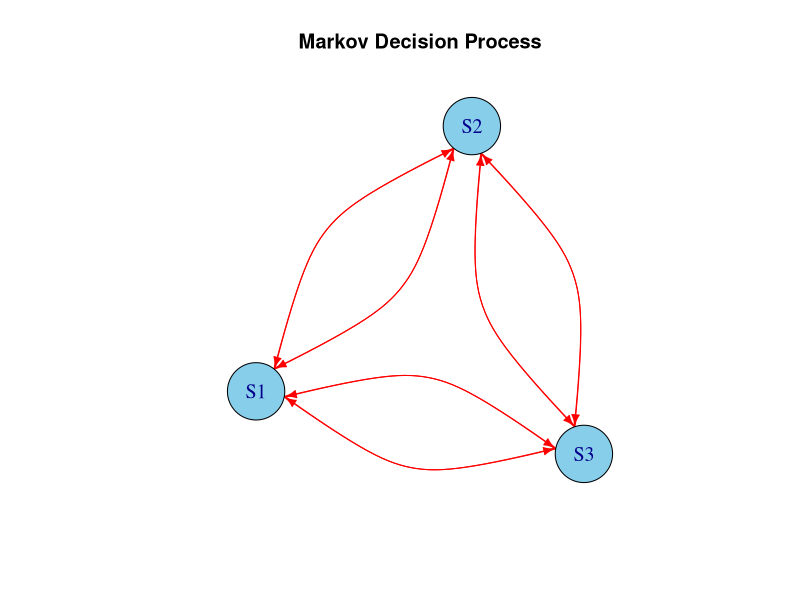
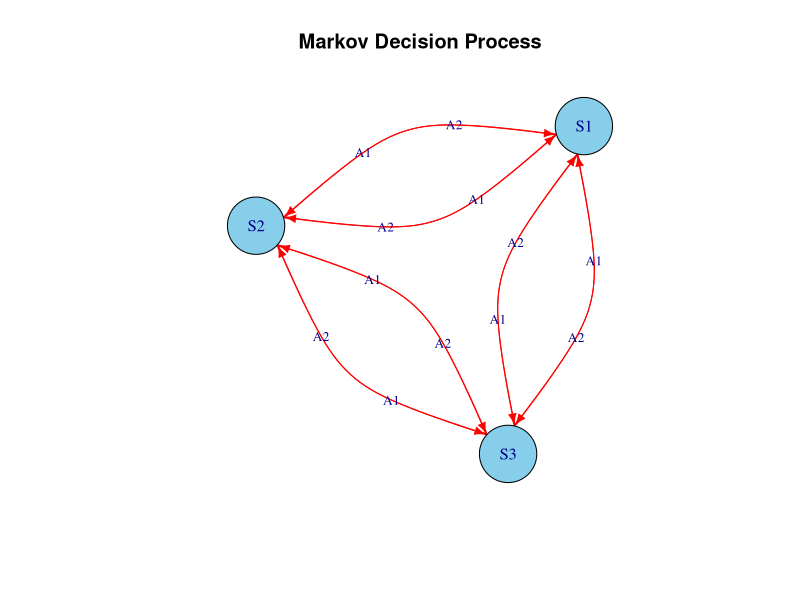
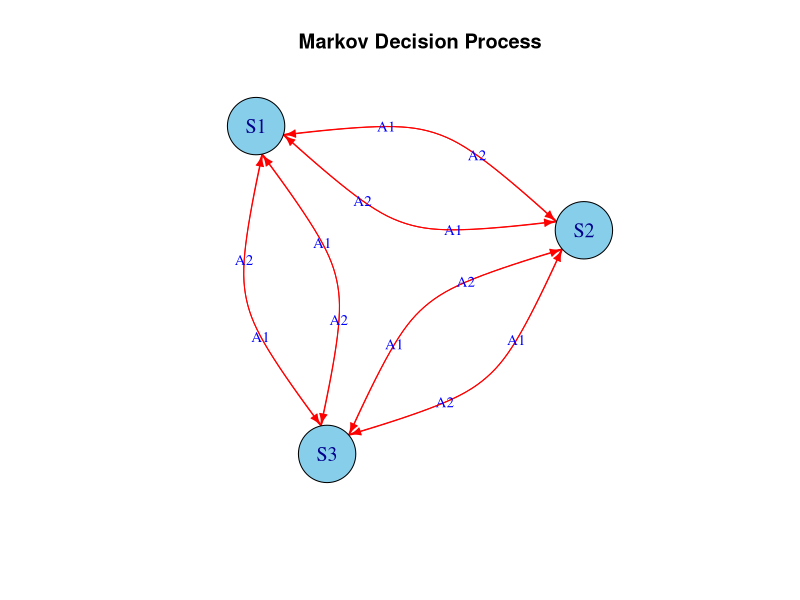
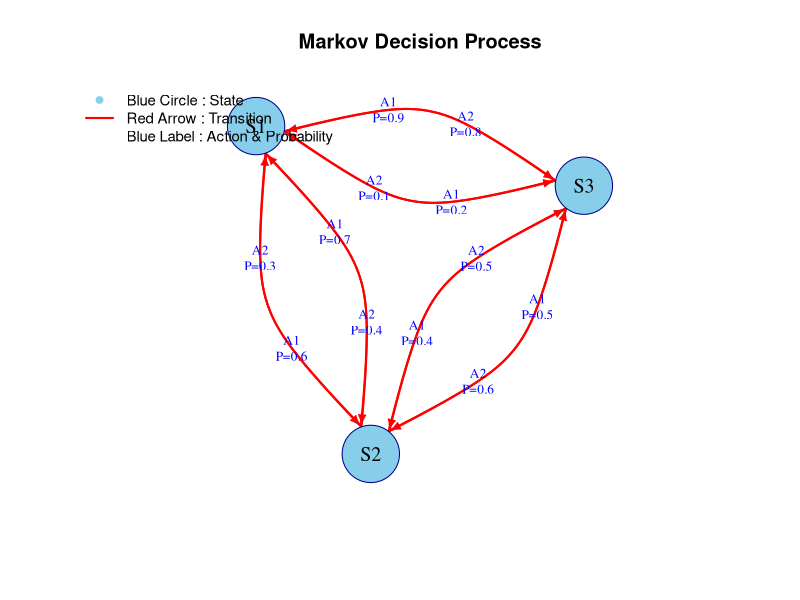
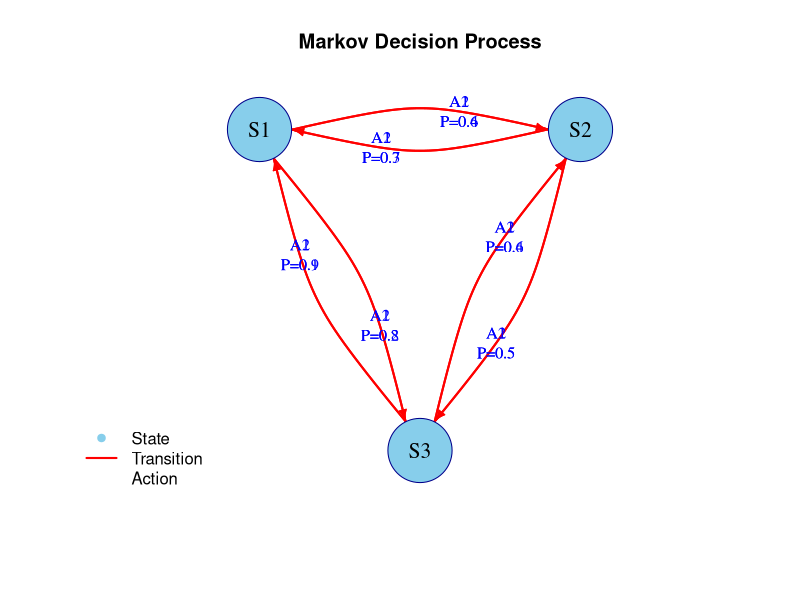

Source code (R) for these figures, in order:
install.packages("igraph")
library(igraph)
ls()
transition <- data.frame(
  CurrentState=c("S1","S1","S1","S1",
                 "S2","S2","S2","S2",
                 "S3","S3","S3","S3"),
  Action=c("A1","A2","A1","A2",
           "A1","A2","A1","A2",
           "A1","A2","A1","A2"),
  NextState=c("S2","S2","S3","S3",
              "S1","S1","S3","S3",
              "S1","S1","S2","S2"),
  Probability=c(0.6,0.4,0.2,0.8,
                0.7,0.3,0.5,0.5,
                0.9,0.1,0.4,0.6)
)
library(igraph)
g <- graph_from_data_frame(
  transition[, c("CurrentState", "NextState")],
  directed = TRUE
)
plot(
  g,
  vertex.color = "skyblue",
  vertex.size = 35,
  vertex.label.cex = 1.2,
  edge.color = "red",
  edge.arrow.size = 0.6,
  main = "Markov Decision Process"
)
ls()
library(igraph)

edges <- data.frame(
  from = transition$CurrentState,
  to = transition$NextState,
  label = transition$Action
)

g <- graph_from_data_frame(edges, directed = TRUE)

plot(
  g,
  edge.label = E(g)$label,
  edge.label.cex = 0.8,
  vertex.color = "skyblue",
  vertex.size = 35,
  edge.color = "red",
  edge.arrow.size = 0.6,
  main = "Markov Decision Process"
)
##################################################
# MARKOV DECISION PROCESS (MDP)
##################################################

#############################
# MODULE 1
#############################

states <- c("S1","S2","S3")
actions <- c("A1","A2")

cat("Number of States:",length(states),"\n")
cat("Number of Actions:",length(actions),"\n")

cat("\nStates\n")
print(states)

cat("\nActions\n")
print(actions)

transition <- data.frame(
  CurrentState=c("S1","S1","S1","S1",
                 "S2","S2","S2","S2",
                 "S3","S3","S3","S3"),
  
  Action=c("A1","A2","A1","A2",
           "A1","A2","A1","A2",
           "A1","A2","A1","A2"),
  
  NextState=c("S2","S2","S3","S3",
              "S1","S1","S3","S3",
              "S1","S1","S2","S2"),
  
  Probability=c(0.6,0.4,0.2,0.8,
                0.7,0.3,0.5,0.5,
                0.9,0.1,0.4,0.6)
)

reward <- data.frame(
  CurrentState=c("S1","S1","S1","S1",
                 "S2","S2","S2","S2",
                 "S3","S3","S3","S3"),
  
  Action=c("A1","A2","A1","A2",
           "A1","A2","A1","A2",
           "A1","A2","A1","A2"),
  
  NextState=c("S2","S2","S3","S3",
              "S1","S1","S3","S3",
              "S1","S1","S2","S2"),
  
  Reward=c(5,10,-1,-5,
           3,7,2,1,
           4,6,0,-2)
)

cat("\nTransition Probabilities\n")
print(transition)

cat("\nReward Table\n")
print(reward)

#############################
# MODULE 2
#############################

A1 <- matrix(c(
  0,0.6,0.2,
  0.7,0,0.5,
  0.9,0.4,0
),3,3,byrow=TRUE)

rownames(A1)=states
colnames(A1)=states

cat("\nTransition Matrix for A1\n")
print(A1)

A2 <- matrix(c(
  0,0.4,0.8,
  0.3,0,0.5,
  0.1,0.6,0
),3,3,byrow=TRUE)

rownames(A2)=states
colnames(A2)=states

cat("\nTransition Matrix for A2\n")
print(A2)

#############################
# MODULE 3
#############################

cat("\nReward Matrix/Table\n")
print(reward)

#############################
# MODULE 4
#############################

eir <- merge(transition,reward)

eir$ExpectedReward <- eir$Probability * eir$Reward

cat("\nExpected Reward Calculation\n")
print(eir)

summary_table <- aggregate(ExpectedReward~CurrentState+Action,
                           data=eir,
                           sum)

cat("\nExpected Immediate Reward\n")
print(summary_table)

#############################
# MODULE 5
#############################

cat("\nSummary Table\n")
print(summary_table)

overall_summary <- sum(summary_table$ExpectedReward)

cat("\nOverall Summary Value =",overall_summary,"\n")

library(igraph)

edges <- data.frame(
  from=transition$CurrentState,
  to=transition$NextState,
  label=transition$Action
)

g <- graph_from_data_frame(edges,directed=TRUE)

plot(
  g,
  vertex.color="skyblue",
  vertex.size=35,
  vertex.label.cex=1.2,
  edge.color="red",
  edge.label=E(g)$label,
  edge.label.color="blue",
  edge.label.cex=0.9,
  edge.arrow.size=0.6,
  main="Markov Decision Process"
)
#############################
# MODULE 5
#############################

cat("\nSummary Table\n")
print(summary_table)

overall_summary <- sum(summary_table$ExpectedReward)

cat("\nOverall Summary Value =", overall_summary, "\n")

library(igraph)

# Create edge labels with Action and Probability
edges <- data.frame(
  from = transition$CurrentState,
  to = transition$NextState,
  label = paste(transition$Action,
                "\nP=", transition$Probability,
                sep="")
)

g <- graph_from_data_frame(edges, directed = TRUE)

# Plot graph
plot(
  g,
  vertex.color = "skyblue",
  vertex.frame.color = "darkblue",
  vertex.size = 35,
  vertex.label.cex = 1.2,
  vertex.label.color = "black",
  edge.color = "red",
  edge.width = 2,
  edge.arrow.size = 0.6,
  edge.label = E(g)$label,
  edge.label.color = "blue",
  edge.label.cex = 0.8,
  main = "Markov Decision Process"
)

# Add legend
legend(
  "topleft",
  legend = c(
    "Blue Circle : State",
    "Red Arrow : Transition",
    "Blue Label : Action & Probability"
  ),
  col = c("skyblue", "red", "blue"),
  pch = c(19, NA, NA),
  lty = c(NA, 1, NA),
  lwd = c(NA, 2, NA),
  bty = "n",
  cex = 0.9
)
#############################################################
# MARKOV DECISION PROCESS (MDP)
#############################################################

#############################
# MODULE 1
#############################

states <- c("S1","S2","S3")
actions <- c("A1","A2")

cat("Number of States :", length(states), "\n")
cat("Number of Actions:", length(actions), "\n\n")

cat("States:\n")
print(states)

cat("\nActions:\n")
print(actions)

# Transition Probabilities
transition <- data.frame(
  CurrentState=c("S1","S1","S1","S1",
                 "S2","S2","S2","S2",
                 "S3","S3","S3","S3"),
  
  Action=c("A1","A2","A1","A2",
           "A1","A2","A1","A2",
           "A1","A2","A1","A2"),
  
  NextState=c("S2","S2","S3","S3",
              "S1","S1","S3","S3",
              "S1","S1","S2","S2"),
  
  Probability=c(0.6,0.4,0.2,0.8,
                0.7,0.3,0.5,0.5,
                0.9,0.1,0.4,0.6)
)

cat("\nTransition Probabilities\n")
print(transition)

# Rewards
reward <- data.frame(
  CurrentState=c("S1","S1","S1","S1",
                 "S2","S2","S2","S2",
                 "S3","S3","S3","S3"),
  
  Action=c("A1","A2","A1","A2",
           "A1","A2","A1","A2",
           "A1","A2","A1","A2"),
  
  NextState=c("S2","S2","S3","S3",
              "S1","S1","S3","S3",
              "S1","S1","S2","S2"),
  
  Reward=c(5,10,-1,-5,
           3,7,2,1,
           4,6,0,-2)
)

cat("\nReward Table\n")
print(reward)

#############################################################
# MODULE 2
#############################################################

A1 <- matrix(c(
  0,0.6,0.2,
  0.7,0,0.5,
  0.9,0.4,0
),3,3,byrow=TRUE)

rownames(A1) <- states
colnames(A1) <- states

cat("\nTransition Matrix for Action A1\n")
print(A1)

A2 <- matrix(c(
  0,0.4,0.8,
  0.3,0,0.5,
  0.1,0.6,0
),3,3,byrow=TRUE)

rownames(A2) <- states
colnames(A2) <- states

cat("\nTransition Matrix for Action A2\n")
print(A2)

#############################################################
# MODULE 3
#############################################################

cat("\nReward Matrix\n")
print(reward)

#############################################################
# MODULE 4
#############################################################

eir <- merge(transition,reward)

eir$ExpectedReward <- eir$Probability * eir$Reward

cat("\nExpected Reward Calculation\n")
print(eir)

summary_table <- aggregate(
  ExpectedReward ~ CurrentState + Action,
  data=eir,
  sum)

cat("\nExpected Immediate Reward\n")
print(summary_table)

#############################################################
#############################
# MODULE 5
#############################

cat("\nSummary Table\n")
print(summary_table)

overall_summary <- sum(summary_table$ExpectedReward)
cat("\nOverall Summary Value =", overall_summary, "\n")

# Best Action for each state
best_action <- do.call(rbind,
                       lapply(split(summary_table, summary_table$CurrentState),
                              function(x) x[which.max(x$ExpectedReward), ]))

cat("\nBest Action for Each State\n")
print(best_action)

library(igraph)

edges <- data.frame(
  from = transition$CurrentState,
  to = transition$NextState,
  label=paste0(
    transition$Action,
    "\nP=",
    transition$Probability
  )
)

g <- graph_from_data_frame(edges, directed = TRUE)

layout1 <- matrix(c(
  0,1,
  1,1,
  0.5,0
), ncol=2, byrow=TRUE)

plot(
  g,
  layout=layout1,
  vertex.color="skyblue",
  vertex.frame.color="darkblue",
  vertex.size=40,
  vertex.label.cex=1.3,
  vertex.label.color="black",
  edge.color="red",
  edge.width=2,
  edge.curved=0.25,
  edge.label=E(g)$label,
  edge.label.cex=1,
  edge.label.color="blue",
  edge.arrow.size=0.6,
  main="Markov Decision Process"
)

legend(
  "bottomleft",
  legend=c("State","Transition","Action"),
  pch=c(19,NA,NA),
  col=c("skyblue","red","blue"),
  lty=c(NA,1,NA),
  lwd=c(NA,2,NA),
  bty="n"
)

cat("\n=============================\n")
cat("OPTIMAL POLICY\n")
cat("=============================\n")

for(i in 1:nrow(best_action))
{
  cat(best_action$CurrentState[i],
      " --> ",
      best_action$Action[i],
      " (Expected Reward = ",
      best_action$ExpectedReward[i],")\n",sep="")
}
